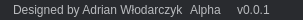
              <widget class="QFrame" name="frame_bottom_bar">
               <property name="minimumSize">
                <size>
                 <width>0</width>
                 <height>20</height>
                </size>
               </property>
               <property name="maximumSize">
                <size>
                 <width>16777215</width>
                 <height>20</height>
                </size>
               </property>
               <property name="styleSheet">
                <string notr="true">QFrame{
background-color: rgb(41, 43, 47);
border-radius: 0px;
}</string>
               </property>
               <property name="frameShape">
                <enum>QFrame::NoFrame</enum>
               </property>
               <property name="frameShadow">
                <enum>QFrame::Raised</enum>
               </property>
               <layout class="QHBoxLayout" name="horizontalLayout_6">
                <property name="spacing">
                 <number>0</number>
                </property>
                <property name="leftMargin">
                 <number>0</number>
                </property>
                <property name="topMargin">
                 <number>0</number>
                </property>
                <property name="rightMargin">
                 <number>0</number>
                </property>
                <property name="bottomMargin">
                 <number>0</number>
                </property>
                <item alignment="Qt::AlignLeft">
                 <widget class="QFrame" name="frame_designed_by">
                  <property name="frameShape">
                   <enum>QFrame::NoFrame</enum>
                  </property>
                  <property name="frameShadow">
                   <enum>QFrame::Raised</enum>
                  </property>
                  <layout class="QHBoxLayout" name="horizontalLayout_8">
                   <property name="spacing">
                    <number>0</number>
                   </property>
                   <property name="leftMargin">
                    <number>0</number>
                   </property>
                   <property name="topMargin">
                    <number>0</number>
                   </property>
                   <property name="rightMargin">
                    <number>0</number>
                   </property>
                   <property name="bottomMargin">
                    <number>0</number>
                   </property>
                   <item>
                    <widget class="QLabel" name="label_4">
                     <property name="font">
                      <font>
                       <family>Segoe UI</family>
                      </font>
                     </property>
                     <property name="styleSheet">
                      <string notr="true">QLabel{
	margin-left: 10px;
	color: rgb(185, 187, 190);
}</string>
                     </property>
                     <property name="text">
                      <string>Designed by Adrian Włodarczyk</string>
                     </property>
                    </widget>
                   </item>
                  </layout>
                 </widget>
                </item>
                <item alignment="Qt::AlignRight">
                 <widget class="QFrame" name="frame_bottom_right">
                  <property name="minimumSize">
                   <size>
                    <width>0</width>
                    <height>0</height>
                   </size>
                  </property>
                  <property name="frameShape">
                   <enum>QFrame::NoFrame</enum>
                  </property>
                  <property name="frameShadow">
                   <enum>QFrame::Raised</enum>
                  </property>
                  <layout class="QHBoxLayout" name="horizontalLayout_7">
                   <property name="spacing">
                    <number>0</number>
                   </property>
                   <property name="leftMargin">
                    <number>0</number>
                   </property>
                   <property name="topMargin">
                    <number>0</number>
                   </property>
                   <property name="rightMargin">
                    <number>0</number>
                   </property>
                   <property name="bottomMargin">
                    <number>0</number>
                   </property>
                   <item>
                    <widget class="QLabel" name="label_version_01">
                     <property name="styleSheet">
                      <string notr="true">QLabel{
	margin-right: 10px;
	color: rgb(185, 187, 190);
}</string>
                     </property>
                     <property name="midLineWidth">
                      <number>0</number>
                     </property>
                     <property name="text">
                      <string>Alpha</string>
                     </property>
                     <property name="textFormat">
                      <enum>Qt::AutoText</enum>
                     </property>
                    </widget>
                   </item>
                   <item>
                    <widget class="QLabel" name="label_version_02">
                     <property name="styleSheet">
                      <string notr="true">QLabel{
	margin-right: 10px;
	color: rgb(185, 187, 190);
}</string>
                     </property>
                     <property name="text">
                      <string>v0.0.1</string>
                     </property>
                    </widget>
                   </item>
                   <item>
                    <widget class="QFrame" name="frame_resize_window">
                     <property name="sizePolicy">
                      <sizepolicy hsizetype="Expanding" vsizetype="Expanding">
                       <horstretch>0</horstretch>
                       <verstretch>0</verstretch>
                      </sizepolicy>
                     </property>
                     <property name="minimumSize">
                      <size>
                       <width>20</width>
                       <height>20</height>
                      </size>
                     </property>
                     <property name="maximumSize">
                      <size>
                       <width>20</width>
                       <height>20</height>
                      </size>
                     </property>
                     <property name="styleSheet">
                      <string notr="true">QSizeGrip {
	background-image: url(:/16x16/icons/16x16/cil-size-grip.png);
	background-position: center;
	background-repeat: no-reperat;
	background-color: rgb(41, 43, 47);
}</string>
                     </property>
                     <property name="frameShape">
                      <enum>QFrame::NoFrame</enum>
                     </property>
                     <property name="frameShadow">
                      <enum>QFrame::Raised</enum>
                     </property>
                    </widget>
                   </item>
                  </layout>
                 </widget>
                </item>
               </layout>
              </widget>
